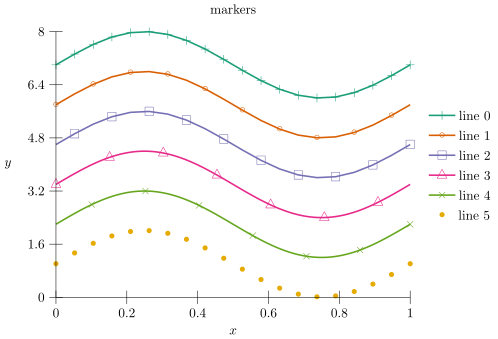

Generate this figure with Python:
from math import sin, pi
from plotz import *
from plotz.utils import Markers

with Plot("plot") as p:
    p.title = "markers"
    p.x.label = "$x$"
    p.y.label = "$y$"

    p.style.colormap("dark")

    N = 6
    fun = [lambda x, j=i: sin(2*pi*x)+(N+1)-N/(N-1.)*j for i in range(N)]

    # markers
    p.plot(Function(fun[0], samples=20, range=(0, 1)), title=r"line 0").style({
        "markers": True,
    })
    # markers

    # oneInN
    p.plot(Function(fun[1], samples=20, range=(0, 1)), title=r"line 1").style({
        "markers": True,
        "markers_filter": Markers.oneInN(2),
    })
    # oneInN

    # oneInN start
    p.plot(Function(fun[2], samples=20, range=(0, 1)), title=r"line 2").style({
        "markers": True,
        "markers_filter": Markers.oneInN(2, 1),
    })
    # oneInN start

    # equallySpaced
    p.plot(Function(fun[3], samples=100, range=(0, 1)), title=r"line 3").style({
        "markers": True,
        "markers_filter": Markers.equallySpaced(0.15),
    })
    # equallySpaced

    p.plot(Function(fun[4], samples=100, range=(0, 1)), title=r"line 4").style({
        "markers": True,
        "markers_filter": Markers.equallySpaced(0.15, 0.1),
    })

    # no line
    p.plot(Function(fun[5], samples=20, range=(0, 1)), title=r"line 5").style({
        "markers": True,
        "line": False
    })
    # no line

    p.legend("east", "west")
    p.legend.margin = 1
